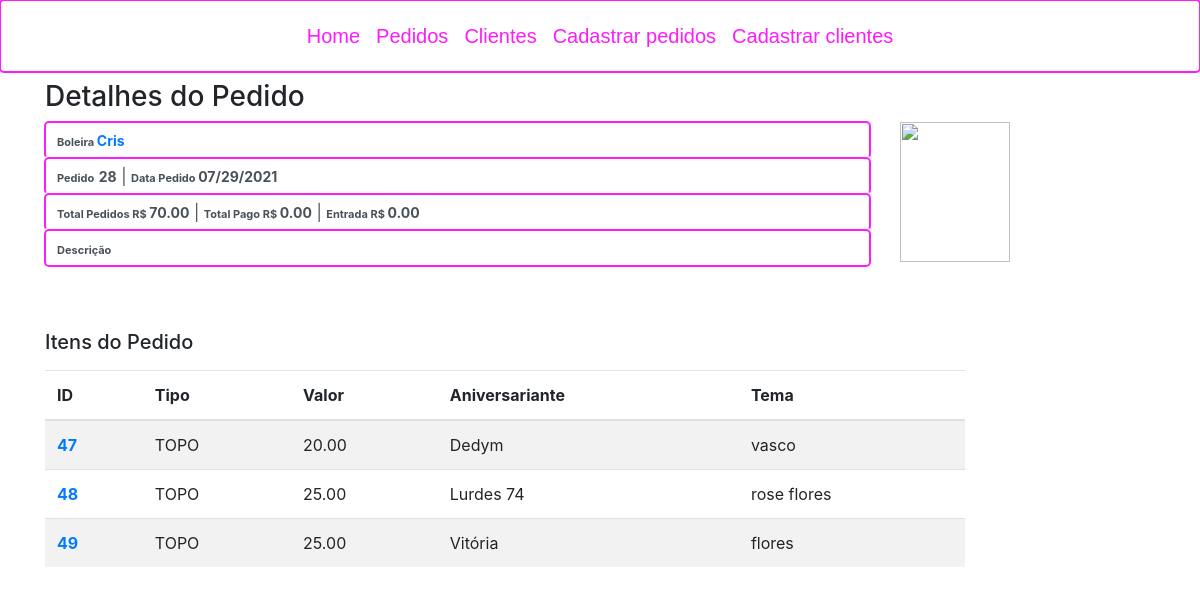
/orders/28/detail/ (signed in), run on an earlier commit of the app's database.
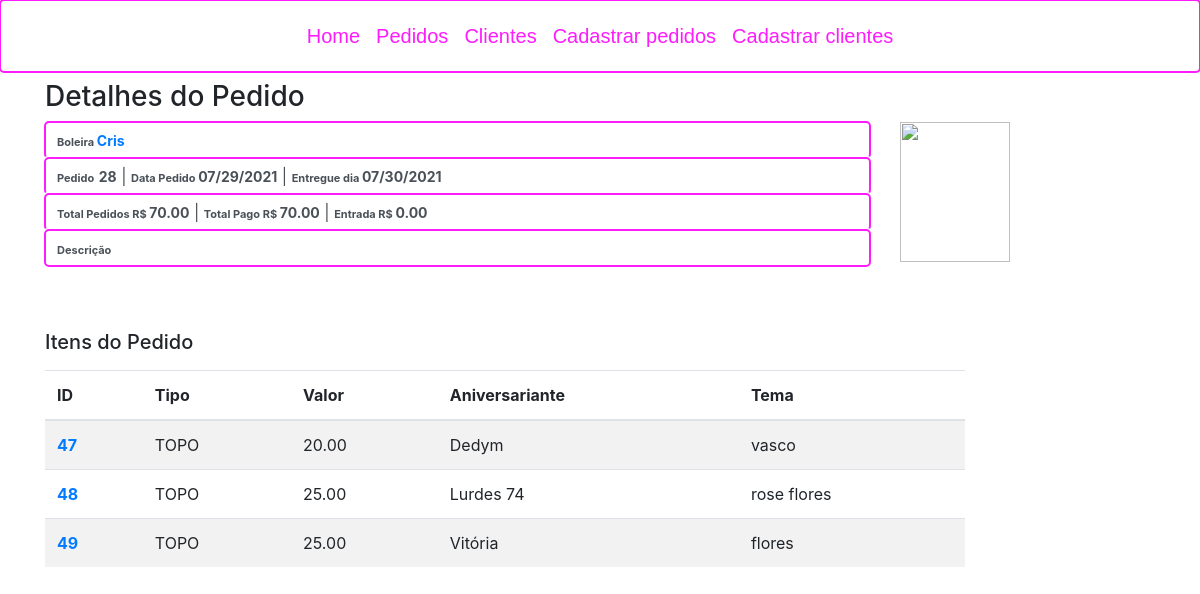
And on a later commit of the database.
### order_control/models.py (models this page shows, shortened)
class Order(models.Model):
    createdAt = models.DateTimeField(auto_now_add=True)
    deliveryAt = models.DateTimeField(null=True, blank=True, verbose_name="Entregar em")
    delivered = models.BooleanField(default=False, verbose_name="Entregue")
    description = models.TextField(max_length=255, null=True, blank=True)
    downPayment = models.DecimalField(max_digits=8, decimal_places=2, verbose_name='Entrada R$', null=True, blank=True, default=0.00)
    totalOrder = models.DecimalField(max_digits=8, decimal_places=2, verbose_name='Total Pedido R$', null=True, blank=True, default=0.00)
    totalPayment = models.DecimalField(max_digits=8, decimal_places=2, verbose_name='Total Pago R$', null=True, blank=True, default=0.00)
    client = models.ForeignKey(Client, on_delete=models.PROTECT, verbose_name='Cliente')

class Client (models.Model):
    createAt = models.DateTimeField(auto_now_add=True)
    name = models.CharField(max_length=255, verbose_name='Nome do Cliente')
    phone = models.CharField(max_length=15, null=True, blank=True, verbose_name='Telefone')
    picture = models.FileField(upload_to='clients/', null=True, blank=True, verbose_name='Foto de Perfil')
    balance = models.DecimalField(max_digits=8, decimal_places=2, default=0.0, verbose_name='Balanço')
    cakeMaker = models.BooleanField(default=False, verbose_name='Boleira')

### order_control/views.py (the view)
# urls.py: path('orders/<int:id>/detail/', views.order_details, name='order_detail'),
@login_required(login_url=reverse_lazy('order_control:login'))
def order_details(request, id):
    order = Order.objects.get(id=id)
    order_items = BoxTop.objects.filter(order=order)
    return render(request, 'order_control/order/detail.html',
                  {'order': order, 'order_items': order_items})

### templates/order_control/order/detail.html (shortened to what the changed rows need)
{% extends "layout.html" %}
{% block content %}
<div class="container" xmlns="http://www.w3.org/1999/html">
        <div class="form-group">
            <div class="row">
                <div  id="head" class="col-sm-9" >
                    <div class='form-control'>
                        <span class='label label-default' style='font-size:11px;'>
                        </span>
                        <span class='label label-default' style='font-size:14px;'  >
                            <a href="{% url 'order_control:client_detail'  order.client.id %}">
                                <strong>{{ order.client.name }}</strong></span>
                    </div>
                    <div class='form-control'>
                        <span class='label label-default' style='font-size:11px;'><strong>Pedido</strong></span>
                        <span class='label label-default' style='font-size:14px;' ><strong>{{ order.id }}</strong></span>
                            |
                            <span class='label label-default' style='font-size:11px;'><strong>Data Pedido </strong></span>
                            <span class='label label-default' style='font-size:14px;' ><strong>{{ order.createdAt|date:"SHORT_DATE_FORMAT" }}</strong></span>
                            {% if order.delivered%}
                                |
                                <span class='label label-default' style='font-size:11px;'><strong>Entregue dia  </strong></span>
                                <span class='label label-default' style='font-size:14px;' ><strong>{{ order.deliveryAt|date:"SHORT_DATE_FORMAT" }}</strong></span>
                            {% endif %}
                    </div>
                    <div class='form-control'>
                        <span class='label label-default' style='font-size:11px;'><strong>Total Pedidos R$ </strong></span>
                        <span class='label label-default' style='font-size:14px;' ><strong>{{ order.totalOrder }}</strong></span>
                         |
                        <span class='label label-default' style='font-size:11px;'><strong>Total Pago R$ </strong></span>
                        <span class='label label-default' style='font-size:14px;' ><strong>{{ order.totalPayment }}</strong></span>
                         |
                        <span class='label label-default' style='font-size:11px;'><strong>Entrada R$ </strong></span>
                        <span class='label label-default' style='font-size:14px;' ><strong>{{ order.downPayment }}</strong></span>
                    </div>
                    <div class='form-control'>
                        <span class='label label-default' style='font-size:11px;'><strong>Descrição</strong></span>
                    </div>
                </div>
            </div>
            <div class="form-group">
                <div class="row">
                    <div  class="col-sm-10" >
                        <table class="table table-striped table-hover">
                            <thead>
                            <tr>
                                <th>ID</th>
                                <th>Tipo</th>
                                <th>Valor</th>
                                <th>Aniversariante</th>
                                <th>Tema</th>
                            </tr>
                            </thead>
                        </table>
                    </div>
                </div>
           </div>
        </div>
    </div>
{% endblock %}

What changed in the data, as far as the page shows it:
changed Order "Cris": delivered False → True (drawn); deliveryAt (not shown) → "07/30/2021"; totalPayment "0.00" → "70.00"
Also different on the page:
text now shown: "| Entregue dia"
